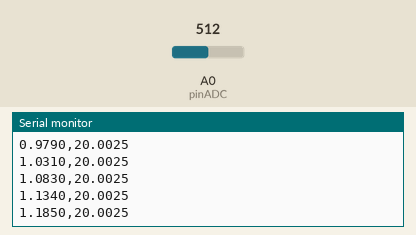
Bench run of a sketch on a simulated Arduino Uno, built with avr-gcc and run on an emulated ATmega328P. Shown: the last lines printed to the serial monitor. The test bench sets the inputs (shaded band); at power-on: A0 (pinADC) = 512.

Above: at 1.2 s.
1.3 s: A0 (pinADC) set to 716
At 1.3 s:
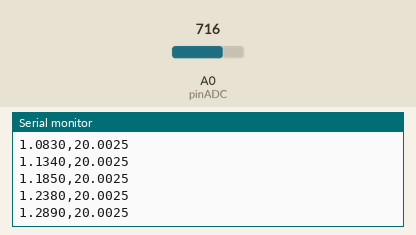
2.8 s: A0 (pinADC) set to 900
At 2.8 s:
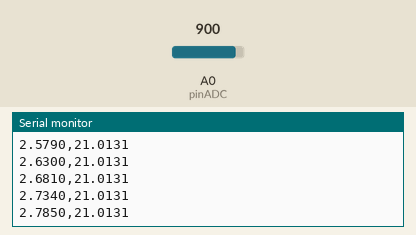
Timing chart, 0 to 5.8 s (numbered marks = the images above; inputs shaded):
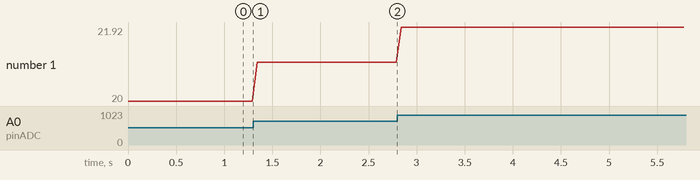

The sketch:

code_arduino_banc_essais.ino
```cpp
/*
  Mesure fil chaud - Pont de Wheatstone + INA122
  Sortie série compatible GUI Python : time,temperature
*/

const int pinADC = A0;

// Paramètres ADC
const float VrefADC = 5.0;
const int ADCmax = 1023;

// Pont de Wheatstone
const float Vpont = 5.0;
const float R0 = 10.0;        // résistance fil à T0 (ohms)
const float T0 = 20.0;        // température de référence (°C)
const float alpha = 0.00385;  // platine (adapter au fil)

// INA122
const float VrefINA = 2.5;    // broche REF
const float Gain = 205.0;     // gain INA122 (selon RG)

unsigned long t0;

void setup() {
  Serial.begin(115200);
  t0 = millis();
}

void loop() {
  // Lecture ADC
  int adc = analogRead(pinADC);
  float Vout = adc * VrefADC / ADCmax;

  // Tension différentielle du pont
  float deltaV = (Vout - VrefINA) / Gain;

  // Calcul résistance fil (approx petites variations)
  float Rfil = R0 * (1.0 + (4.0 * deltaV / Vpont));

  // Conversion résistance → température
  float temperature = T0 + (Rfil - R0) / (R0 * alpha);

  // Temps en secondes
  float t = (millis() - t0) / 1000.0;

  // Envoi série (FORMAT STRICT)
  Serial.print(t, 4);
  Serial.print(",");
  Serial.println(temperature, 4);

  delay(50); // 20 Hz
}
```

Measured:
- plotted number 1: 20 → 21.01 after the input at 1.3 s
